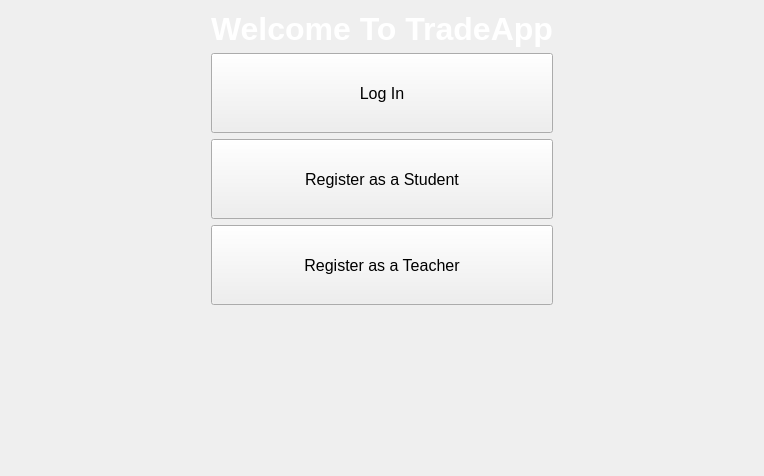
     <widget class="QWidget" name="welcomePage">
      <property name="font">
       <font>
        <family>Segoe UI</family>
        <bold>false</bold>
       </font>
      </property>
      <layout class="QGridLayout" name="gridLayout_30">
       <item row="3" column="0">
        <spacer name="horizontalSpacer_9">
         <property name="orientation">
          <enum>Qt::Orientation::Horizontal</enum>
         </property>
         <property name="sizeType">
          <enum>QSizePolicy::Policy::Maximum</enum>
         </property>
         <property name="sizeHint" stdset="0">
          <size>
           <width>200</width>
           <height>20</height>
          </size>
         </property>
        </spacer>
       </item>
       <item row="3" column="1">
        <widget class="QPushButton" name="regStuButton">
         <property name="sizePolicy">
          <sizepolicy hsizetype="Minimum" vsizetype="Fixed">
           <horstretch>1</horstretch>
           <verstretch>1</verstretch>
          </sizepolicy>
         </property>
         <property name="minimumSize">
          <size>
           <width>0</width>
           <height>80</height>
          </size>
         </property>
         <property name="font">
          <font>
           <family>Segoe UI</family>
           <pointsize>12</pointsize>
           <bold>false</bold>
          </font>
         </property>
         <property name="text">
          <string>Register as a Student</string>
         </property>
        </widget>
       </item>
       <item row="5" column="1">
        <spacer name="verticalSpacer_5">
         <property name="orientation">
          <enum>Qt::Orientation::Vertical</enum>
         </property>
         <property name="sizeType">
          <enum>QSizePolicy::Policy::Maximum</enum>
         </property>
         <property name="sizeHint" stdset="0">
          <size>
           <width>20</width>
           <height>160</height>
          </size>
         </property>
        </spacer>
       </item>
       <item row="4" column="1">
        <widget class="QPushButton" name="regTeachButton">
         <property name="minimumSize">
          <size>
           <width>0</width>
           <height>80</height>
          </size>
         </property>
         <property name="font">
          <font>
           <family>Segoe UI</family>
           <pointsize>12</pointsize>
           <bold>false</bold>
          </font>
         </property>
         <property name="text">
          <string>Register as a Teacher</string>
         </property>
        </widget>
       </item>
       <item row="2" column="1">
        <widget class="QPushButton" name="loginButton">
         <property name="enabled">
          <bool>true</bool>
         </property>
         <property name="minimumSize">
          <size>
           <width>0</width>
           <height>80</height>
          </size>
         </property>
         <property name="font">
          <font>
           <family>Segoe UI</family>
           <pointsize>12</pointsize>
           <bold>false</bold>
          </font>
         </property>
         <property name="text">
          <string>Log In</string>
         </property>
        </widget>
       </item>
       <item row="3" column="2">
        <spacer name="horizontalSpacer_10">
         <property name="orientation">
          <enum>Qt::Orientation::Horizontal</enum>
         </property>
         <property name="sizeType">
          <enum>QSizePolicy::Policy::Maximum</enum>
         </property>
         <property name="sizeHint" stdset="0">
          <size>
           <width>200</width>
           <height>20</height>
          </size>
         </property>
        </spacer>
       </item>
       <item row="1" column="1">
        <widget class="QLabel" name="label">
         <property name="font">
          <font>
           <family>Segoe UI</family>
           <pointsize>24</pointsize>
           <bold>true</bold>
          </font>
         </property>
         <property name="styleSheet">
          <string notr="true">color: white;</string>
         </property>
         <property name="text">
          <string>Welcome To TradeApp</string>
         </property>
         <property name="alignment">
          <set>Qt::AlignmentFlag::AlignCenter</set>
         </property>
        </widget>
       </item>
      </layout>
     </widget>
